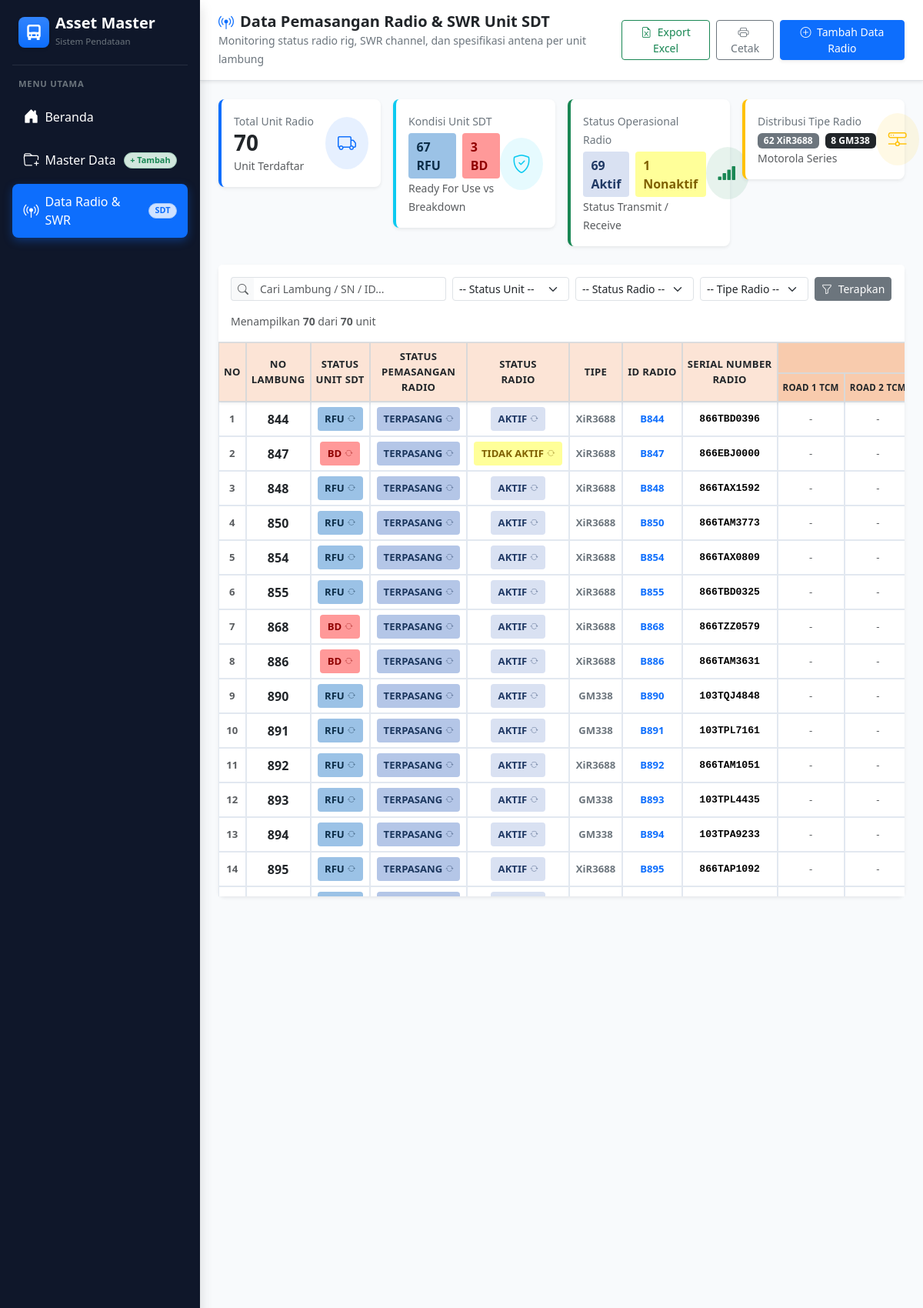
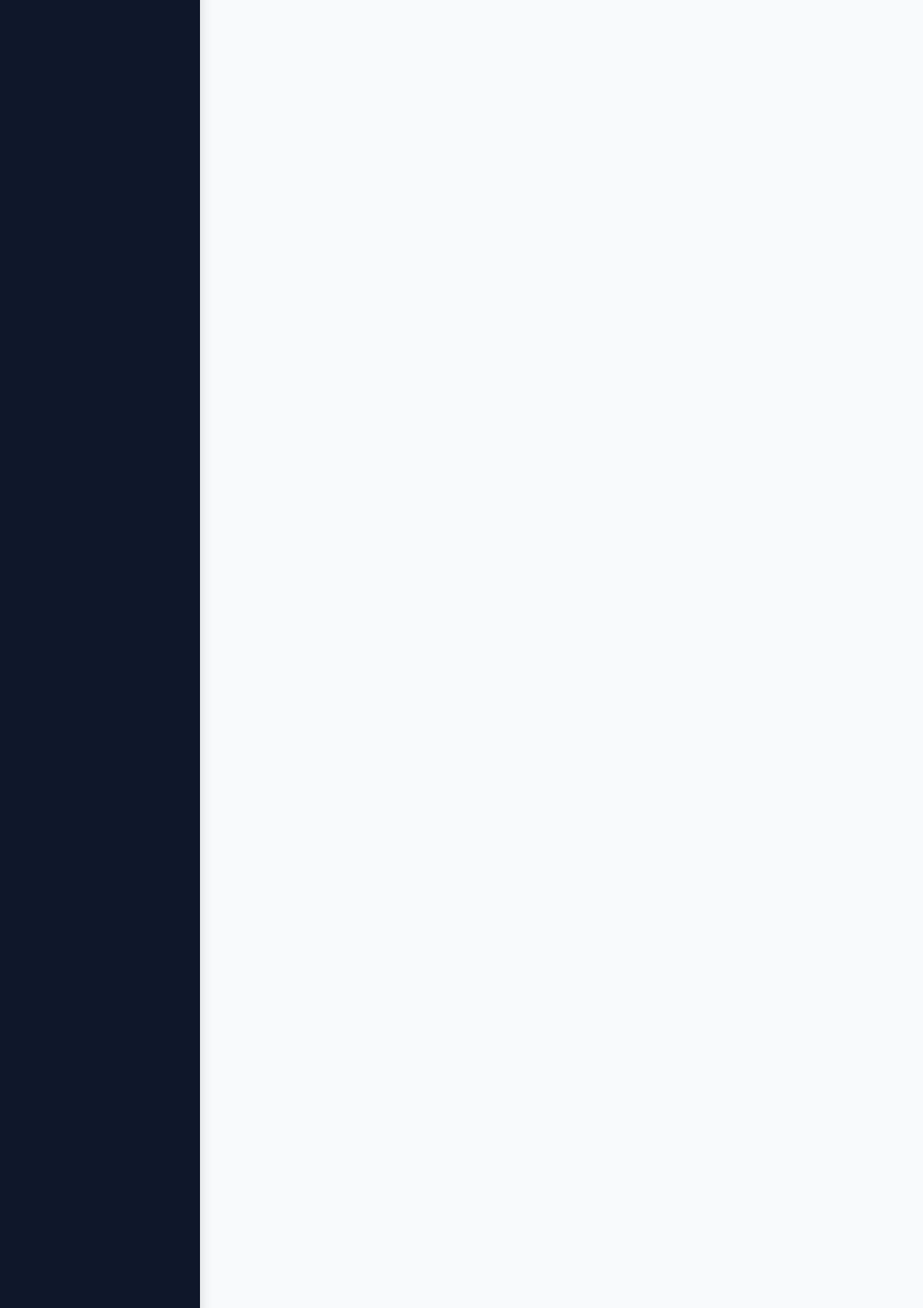
Page /radio_sdt.php (signed in, upper part) on the committed database (2 pictures, top to bottom).
### tables this page shows
CREATE TABLE IF NOT EXISTS `radio_sdt` (
    `id` INT AUTO_INCREMENT PRIMARY KEY,
    `no_urut` INT NULL,
    `no_lambung` VARCHAR(50) NOT NULL,
    `status_unit_sdt` VARCHAR(50) NOT NULL DEFAULT 'RFU',
    `status_pemasangan_radio` VARCHAR(50) NOT NULL DEFAULT 'TERPASANG',
    `status_radio` VARCHAR(50) NOT NULL DEFAULT 'AKTIF',
    `tipe_radio` VARCHAR(100) NOT NULL DEFAULT 'XiR3688',
    `id_radio` VARCHAR(50) NOT NULL,
    `serial_number_radio` VARCHAR(100) NOT NULL,
    `swr_road1_tcm` VARCHAR(50) NULL DEFAULT '',
    `swr_road2_tcm` VARCHAR(50) NULL DEFAULT '',
    `swr_haulrod_bek` VARCHAR(50) NULL DEFAULT '',
    `swr_office_lma` VARCHAR(50) NULL DEFAULT '',
    `swr_ert_bunyut` VARCHAR(50) NULL DEFAULT '',
    `swr_ert_bek` VARCHAR(50) NULL DEFAULT '',
    `swr_bengkirai` VARCHAR(50) NULL DEFAULT '',
    `antena_jenis` VARCHAR(50) NULL DEFAULT '',
    `antena_ukuran` VARCHAR(50) NULL DEFAULT '',
    `keterangan` TEXT NULL,
    `created_at` TIMESTAMP DEFAULT CURRENT_TIMESTAMP,
    `updated_at` TIMESTAMP DEFAULT CURRENT_TIMESTAMP ON UPDATE CURRENT_TIMESTAMP,
    UNIQUE KEY `uq_radio_lambung` (`no_lambung`)
);

### radio_sdt.php (the view, shortened to what the rows shown need)
<?php
require_once 'koneksi.php';
$params       = [];
$whereSql = '';
$sql = "SELECT * FROM radio_sdt $whereSql ORDER BY id ASC";
$stmt = $pdo->prepare($sql);
$stmt->execute($params);
$radios = $stmt->fetchAll();
?>
<!DOCTYPE html>
<html lang="id">
<head>
    <link href="https://cdn.jsdelivr.net/npm/bootstrap@5.3.3/dist/css/bootstrap.min.css" rel="stylesheet">
    <link href="https://cdn.jsdelivr.net/npm/bootstrap-icons@1.11.3/font/bootstrap-icons.min.css" rel="stylesheet">
</head>
<body>
    <div id="layout-wrapper">
        <div id="content-wrapper">
            <main class="p-4">
                <div class="card border-0 shadow-sm rounded-3">
                    <div class="table-responsive" style="max-height: 720px;">
                        <table class="table table-bordered table-hover table-radio mb-0">
                            <thead class="sticky-top shadow-sm">
                                <tr>
                                    <th rowspan="2" style="width: 40px;">NO</th>
                                    <th rowspan="2">NO<br>LAMBUNG</th>
                                    <th rowspan="2">STATUS<br>UNIT SDT</th>
                                    <th rowspan="2">STATUS<br>PEMASANGAN<br>RADIO</th>
                                    <th rowspan="2">STATUS<br>RADIO</th>
                                    <th rowspan="2">TIPE</th>
                                    <th rowspan="2">ID RADIO</th>
                                    <th rowspan="2">SERIAL NUMBER<br>RADIO</th>
                                    <th colspan="7" class="th-swr">SWR</th>
                                </tr>
                                <tr>
                                    <th class="th-swr" style="font-size: 0.72rem;">ROAD 1 TCM</th>
                                    <th class="th-swr" style="font-size: 0.72rem;">ROAD 2 TCM</th>
                                </tr>
                            </thead>
                            <tbody>
                                <?php if (empty($radios)): ?>
                                    <tr>
                                        <td colspan="19" class="text-center py-5 text-muted">
                                            <i class="bi bi-inbox fs-1 d-block mb-2 text-secondary opacity-50"></i>
                                            Tidak ada data radio unit yang cocok dengan filter atau pencarian.
                                        </td>
                                    </tr>
                                <?php else: ?>
                                    <?php
                                    $no = 1;
                                    foreach ($radios as $row):
                                    ?>
                                        <tr>
                                            <td class="text-center text-muted fw-bold"><?= $row['no_urut'] ? $row['no_urut'] : $no; ?></td>
                                            <td class="text-center fw-bold text-dark fs-6"><?= htmlspecialchars($row['no_lambung']); ?></td>
                                            <td class="text-center">
                                                <span class="status-badge-btn <?= ($row['status_unit_sdt'] === 'BD') ? 'badge-bd' : 'badge-rfu'; ?>"
                                                      data-id="<?= $row['id']; ?>"
                                                      data-field="status_unit_sdt"
                                                      data-current="<?= htmlspecialchars($row['status_unit_sdt']); ?>"
                                                      title="Klik untuk ganti: RFU ↔ BD">
                                                    <span class="badge-text"><?= htmlspecialchars($row['status_unit_sdt']); ?></span>
                                                    <i class="bi bi-arrow-repeat opacity-50" style="font-size: 0.65rem;"></i>
                                                </span>
                                            </td>
                                            <td class="text-center">
                                                <?php
                                                $pasangCls = 'badge-terpasang';
                                                ?>
                                                <span class="status-badge-btn <?= $pasangCls; ?>"
                                                      data-id="<?= $row['id']; ?>"
                                                      data-field="status_pemasangan_radio"
                                                      data-current="<?= htmlspecialchars($row['status_pemasangan_radio']); ?>"
                                                      title="Klik untuk ganti status pemasangan">
                                                    <span class="badge-text"><?= htmlspecialchars($row['status_pemasangan_radio']); ?></span>
                                                    <i class="bi bi-arrow-repeat opacity-50" style="font-size: 0.65rem;"></i>
                                                </span>
                                            </td>
                                            <td class="text-center">
                                                <span class="status-badge-btn <?= ($row['status_radio'] === 'TIDAK AKTIF') ? 'badge-tidak-aktif' : 'badge-aktif'; ?>"
                                                      data-id="<?= $row['id']; ?>"
                                                      data-field="status_radio"
                                                      data-current="<?= htmlspecialchars($row['status_radio']); ?>"
                                                      title="Klik untuk ganti: AKTIF ↔ TIDAK AKTIF">
                                                    <span class="badge-text"><?= htmlspecialchars($row['status_radio']); ?></span>
                                                    <i class="bi bi-arrow-repeat opacity-50" style="font-size: 0.65rem;"></i>
                                                </span>
                                            </td>
                                            <td class="text-center fw-semibold text-secondary"><?= htmlspecialchars($row['tipe_radio']); ?></td>
                                            <td class="text-center fw-bold text-primary"><?= htmlspecialchars($row['id_radio']); ?></td>
                                            <td class="text-center font-monospace fw-semibold"><?= htmlspecialchars($row['serial_number_radio']); ?></td>
                                            <td class="text-center text-muted"><?= htmlspecialchars($row['swr_road1_tcm']) ?: '-'; ?></td>
                                            <td class="text-center text-muted"><?= htmlspecialchars($row['swr_road2_tcm']) ?: '-'; ?></td>
                                        </tr>
                                    <?php
                                    $no++;
                                    endforeach;
                                    ?>
                                <?php endif; ?>
                            </tbody>
                        </table>
                    </div>
                </div>
            </main>
        </div>
    </div>
</body>
</html>

### rows in the picture
radio_sdt: no_urut "1", no_lambung "844", status_unit_sdt "RFU", status_pemasangan_radio "TERPASANG", status_radio "AKTIF", tipe_radio "XiR3688", id_radio "B844", serial_number_radio "866TBD0396", swr_road1_tcm "-", swr_road2_tcm "-"
radio_sdt: no_urut "2", no_lambung "847", status_unit_sdt "BD", status_pemasangan_radio "TERPASANG", status_radio "TIDAK AKTIF", tipe_radio "XiR3688", id_radio "B847", serial_number_radio "866EBJ0000", swr_road1_tcm "-", swr_road2_tcm "-"
radio_sdt: no_urut "3", no_lambung "848", status_unit_sdt "RFU", status_pemasangan_radio "TERPASANG", status_radio "AKTIF", tipe_radio "XiR3688", id_radio "B848", serial_number_radio "866TAX1592", swr_road1_tcm "-", swr_road2_tcm "-"
radio_sdt: no_urut "4", no_lambung "850", status_unit_sdt "RFU", status_pemasangan_radio "TERPASANG", status_radio "AKTIF", tipe_radio "XiR3688", id_radio "B850", serial_number_radio "866TAM3773", swr_road1_tcm "-", swr_road2_tcm "-"
radio_sdt: no_urut "5", no_lambung "854", status_unit_sdt "RFU", status_pemasangan_radio "TERPASANG", status_radio "AKTIF", tipe_radio "XiR3688", id_radio "B854", serial_number_radio "866TAX0809", swr_road1_tcm "-", swr_road2_tcm "-"
radio_sdt: no_urut "6", no_lambung "855", status_unit_sdt "RFU", status_pemasangan_radio "TERPASANG", status_radio "AKTIF", tipe_radio "XiR3688", id_radio "B855", serial_number_radio "866TBD0325", swr_road1_tcm "-", swr_road2_tcm "-"
radio_sdt: no_urut "7", no_lambung "868", status_unit_sdt "BD", status_pemasangan_radio "TERPASANG", status_radio "AKTIF", tipe_radio "XiR3688", id_radio "B868", serial_number_radio "866TZZ0579", swr_road1_tcm "-", swr_road2_tcm "-"
radio_sdt: no_urut "8", no_lambung "886", status_unit_sdt "BD", status_pemasangan_radio "TERPASANG", status_radio "AKTIF", tipe_radio "XiR3688", id_radio "B886", serial_number_radio "866TAM3631", swr_road1_tcm "-", swr_road2_tcm "-"
radio_sdt: no_urut "9", no_lambung "890", status_unit_sdt "RFU", status_pemasangan_radio "TERPASANG", status_radio "AKTIF", tipe_radio "GM338", id_radio "B890", serial_number_radio "103TQJ4848", swr_road1_tcm "-", swr_road2_tcm "-"
radio_sdt: no_urut "10", no_lambung "891", status_unit_sdt "RFU", status_pemasangan_radio "TERPASANG", status_radio "AKTIF", tipe_radio "GM338", id_radio "B891", serial_number_radio "103TPL7161", swr_road1_tcm "-", swr_road2_tcm "-"
radio_sdt: no_urut "11", no_lambung "892", status_unit_sdt "RFU", status_pemasangan_radio "TERPASANG", status_radio "AKTIF", tipe_radio "XiR3688", id_radio "B892", serial_number_radio "866TAM1051", swr_road1_tcm "-", swr_road2_tcm "-"
radio_sdt: no_urut "12", no_lambung "893", status_unit_sdt "RFU", status_pemasangan_radio "TERPASANG", status_radio "AKTIF", tipe_radio "GM338", id_radio "B893", serial_number_radio "103TPL4435", swr_road1_tcm "-", swr_road2_tcm "-"
radio_sdt: no_urut "13", no_lambung "894", status_unit_sdt "RFU", status_pemasangan_radio "TERPASANG", status_radio "AKTIF", tipe_radio "GM338", id_radio "B894", serial_number_radio "103TPA9233", swr_road1_tcm "-", swr_road2_tcm "-"
radio_sdt: no_urut "14", no_lambung "895", status_unit_sdt "RFU", status_pemasangan_radio "TERPASANG", status_radio "AKTIF", tipe_radio "XiR3688", id_radio "B895", serial_number_radio "866TAP1092", swr_road1_tcm "-", swr_road2_tcm "-"

### other values in the picture
$statTotal "70"
$statRFU "67"
$statBD "3"
$statAktif "69"
$statNonaktif "1"
$statXiR "62"
$statGM "8"
count($radios) "70"
